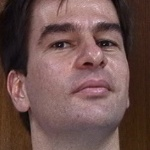
#> input picture GeorgiaTechFaces/Crop_1/s01/06.jpg, 150 x 150 px; its folder holds only this picture in this run
$ python kNN.py
#> lines starting #> are read from the running program, lines starting #| are printed output that depends on the picture
import os
import cv2
import numpy as np
from sklearn.metrics import accuracy_score
from sklearn.neighbors import KNeighborsClassifier
import matplotlib.pyplot as plt
import tqdm

processedset_path = "../GeorgiaTechFaces/Crop_1"
masked_processedset_path = "../GeorgiaTechFaces/Maskedcrop_1"

# 读取并处理图像数据
X_processed = []
y = []

# 读取不戴口罩的图像数据
for i, subject_name in enumerate(tqdm.tqdm(os.listdir(processedset_path), desc='reading processed images')):
    if os.path.isdir(os.path.join(processedset_path, subject_name)):
        subject_images_dir = os.path.join(processedset_path, subject_name)
        for img_name in os.listdir(subject_images_dir):
            if img_name.endswith('.jpg'):
                img_path = os.path.join(subject_images_dir, img_name)
                img = cv2.imread(img_path, cv2.IMREAD_GRAYSCALE)  # 读取为灰度图像
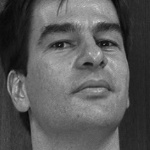
#> img: shape (150, 150); min 7, max 221, mean 89.3
                img = cv2.resize(img, (64, 64))  # 调整图像大小（可选）
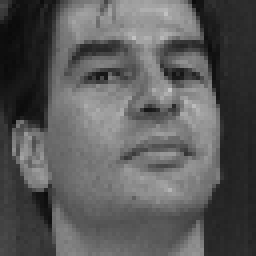
#> img: shape (64, 64) (shown 4 times larger); min 10, max 196, mean 89.2
                img_flattened = img.flatten()  # 将图像展平
#> img_flattened = 4096 values, max 196 at index 1450, min 10 at index 386, mean 89.2
                X_processed.append(img_flattened)
                y.append(i - 1)
#> pass 2 of the loop `for i, subject_name in enumerate(tqdm.tqdm(os.listdir(processedset_pat..`:
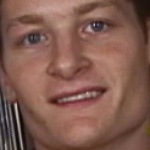
#> input picture GeorgiaTechFaces/Crop_1/s07/13.jpg, 150 x 150 px
#> `img = cv2.imread(img_path, cv2.IMREAD_GRAYSCALE)`:
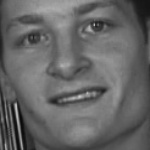
#> img: shape (150, 150); min 9, max 201, mean 101.9
#> `img = cv2.resize(img, (64, 64))`:
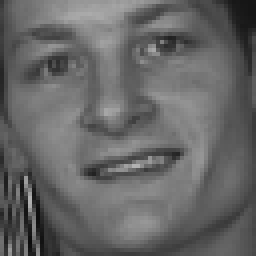
#> img: shape (64, 64) (shown 4 times larger); min 11, max 178, mean 101.8
#> img_flattened = 4096 values, max 178 at index 2657, min 11 at index 3847, mean 101.8
#> pass 3 of the loop `for i, subject_name in enumerate(tqdm.tqdm(os.listdir(processedset_pat..`:
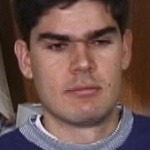
#> input picture GeorgiaTechFaces/Crop_1/s14/10.jpg, 150 x 150 px
#> `img = cv2.imread(img_path, cv2.IMREAD_GRAYSCALE)`:
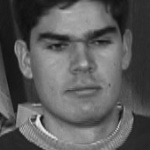
#> img: shape (150, 150); min 14, max 231, mean 91.4
#> `img = cv2.resize(img, (64, 64))`:
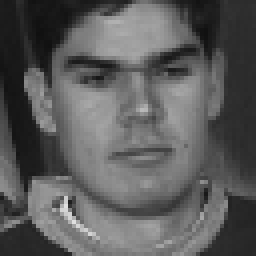
#> img: shape (64, 64) (shown 4 times larger); min 16, max 224, mean 91.3
#> img_flattened = 4096 values, max 224 at index 3538, min 16 at index 521, mean 91.26
#> the loop made 4 passes; the first 3 are shown

# 读取戴口罩的图像数据作为测试集
X_processed_masked = []
#> X_processed_masked = []
#> (the run stopped early here; a loop or call above may not have finished)
